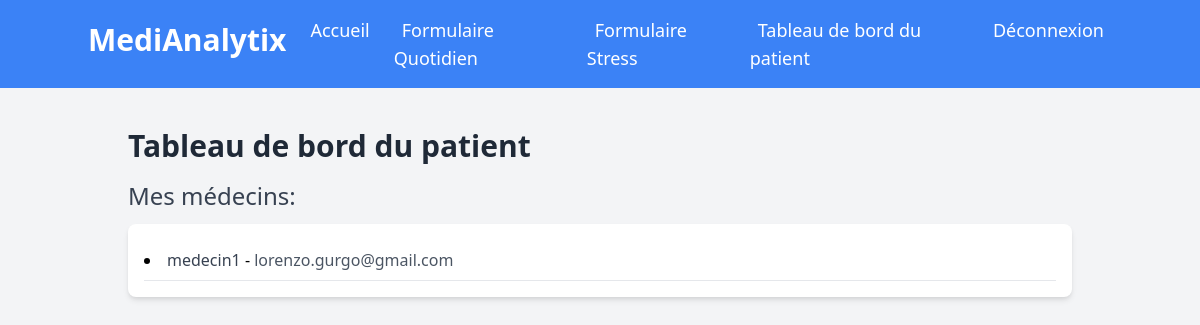
/patient_dashboard/ (signed in), run on an earlier commit of the app's database.
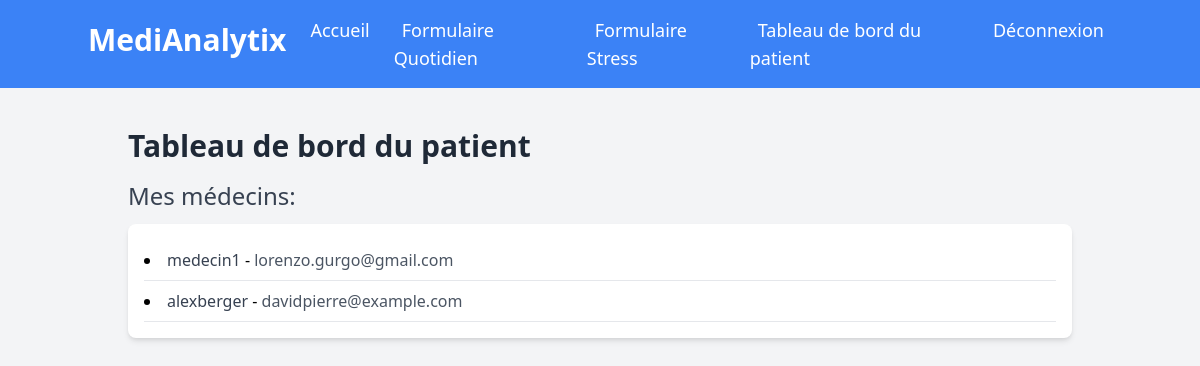
And on a later commit of the database.
### app/models.py (models this page shows)
class DoctorProfile(models.Model):
    user = models.OneToOneField(User, on_delete=models.CASCADE, related_name='doctor_profile')
    medical_license_number = models.CharField(max_length=100, null=True, blank=True)
    specialty = models.CharField(max_length=100, null=True, blank=True)
    patients = models.ManyToManyField('PatientProfile', related_name='doctors', blank=True)

class User(AbstractUser):
    USER_TYPE_CHOICES = (
        ('DOCTOR', 'Médecin'),
        ('PATIENT', 'Patient'),
    )
    user_type = models.CharField(max_length=7, choices=USER_TYPE_CHOICES, default='PATIENT')
    is_staff = models.BooleanField(default=False)

### app/views.py (the view)
# urls.py: path('patient_dashboard/', views.patient_dashboard, name='patient_dashboard'),
@login_required
def patient_dashboard(request):
    patient_profile = get_object_or_404(PatientProfile, user=request.user)
    doctors = patient_profile.doctors.all()
    context = {
        'doctors': doctors,
        'is_doctor': False,  # Ajouter cette ligne
    }
    return render(request, 'patient_dashboard.html', context)

### app/context_processors.py (called while the page is built)
def user_role(request):
    if not request.user.is_authenticated:
        return {}
    try:
        doctor_profile = DoctorProfile.objects.get(user=request.user)
        return {'is_doctor': True}
    except DoctorProfile.DoesNotExist:
        return {'is_doctor': False}

### templates/patient_dashboard.html
{% extends "base.html" %}
{% block content %}
    <div class="container mx-auto p-6">
        <h1 class="text-3xl font-semibold text-gray-800 mb-4">Tableau de bord du patient</h1>
        <h2 class="text-2xl text-gray-700 mb-3">Mes médecins:</h2>
        <div class="bg-white shadow-md rounded-lg p-4">
            <ul class="list-disc list-inside">
                {% for doctor in doctors %}
                    <li class="border-b border-gray-200 py-2">
                        <span class="font-medium text-gray-700">{{ doctor.user.username }}</span> -
                        <span class="text-gray-600">{{ doctor.user.email }}</span>
                    </li>
                {% endfor %}
            </ul>
        </div>
    </div>
{% endblock %}

### templates/base.html (shortened to what this page needs)
{% load static %}
<!DOCTYPE html>
<html lang="fr">
<head>
    <link rel="stylesheet" href="https://unpkg.com/swiper/swiper-bundle.min.css" />
    <link href="https://cdn.jsdelivr.net/npm/tailwindcss@2.2.19/dist/tailwind.min.css" rel="stylesheet">
</head>
<body class="bg-gray-100">
    <header class="bg-blue-500 p-4">
        <div class="container mx-auto flex justify-between items-center">
            <a href="{% url 'home' %}" class="title-link">
            <h1 class="text-3xl text-white font-bold mb-2">MediAnalytix</h1>
            <nav>
                <ul class="flex space-x-4 text-lg">
                    <li><a href="{% url 'home' %}" class="text-white py-1 px-2 rounded hover:bg-blue-800 hover:text-white">Accueil</a></li>
                    {% if not is_doctor %}
                        {% if user.is_authenticated %}
                            <li><a href="{% url 'patient_form' %}" class="text-white py-1 px-2 rounded hover:bg-blue-800 hover:text-white">Formulaire Quotidien</a></li>
                            <li><a href="{% url 'evaluate_stress' %}" class="text-white py-1 px-2 rounded hover:bg-blue-800 hover:text-white">Formulaire Stress</a></li>
                        {% endif %}
                    {% endif %}
                    {% if user.is_authenticated %}
                        {% if is_doctor %}
                            <li><a href="{% url 'doctor_dashboard' %}" class="text-white py-1 px-2 rounded hover:bg-blue-800 hover:text-white">Tableau de bord du médecin</a></li>
                        {% else %}
                            <li><a href="{% url 'patient_dashboard' %}" class="text-white py-1 px-2 rounded hover:bg-blue-800 hover:text-white">Tableau de bord du patient</a></li>
                        {% endif %}
                    {% endif %}
                    {% if user.is_authenticated %}
                        <li class="user-auth">
                            <a href="{% url 'deconnexion' %}" class="text-white py-1 px-2 rounded hover:bg-blue-800 hover:text-white">Déconnexion</a>
                        </li>
                    {% endif %}
                </ul>
            </nav>
        </div>
    </header>
    <main class="container mx-auto p-4">
        {% block content %}{% endblock %}
    </main>
</body>
</html>

### templates/base.html (style rules this page uses)
nav ul li a, .title-link { transition: transform 0.3s ease-in-out; }

What changed in the data, as far as the page shows it:
added DoctorProfile: user.username "alexberger", user.email "davidpierre@example.com"
